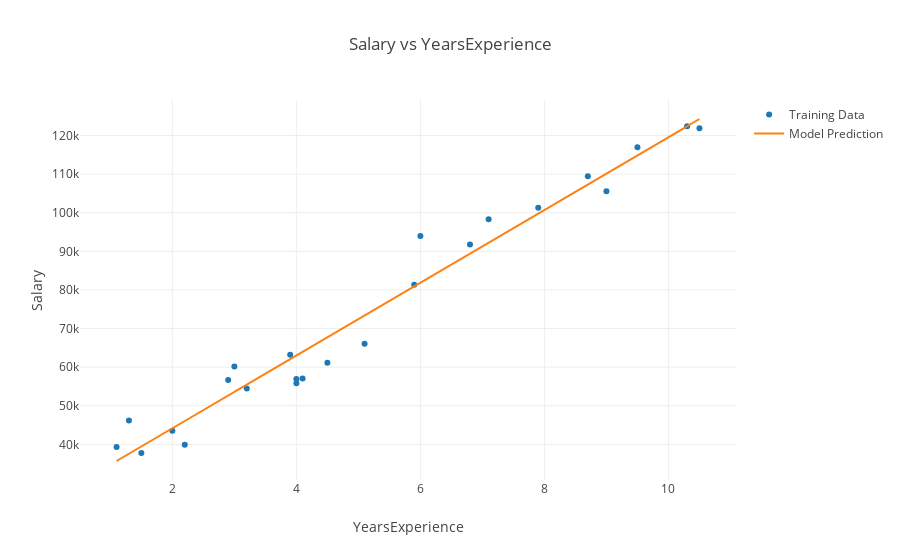

Notebook code cell kept with this figure:
### Code cell
def build_graph(column_interested, output_column):
    plot1 = go.Scatter(
        x = X_train[column_interested].values,
        y = y_train.values,
        name='Training Data',
        mode='markers',
        connectgaps=True
    )

    plot2 = go.Scatter(
        x = X_train[column_interested].values,
        y = regressor.predict(X_train_scaled),
        name='Model Prediction',
        connectgaps=True
    )

    fig = dict(data=[plot1, plot2], layout=dict(
        title='{} vs {}'.format(output_column, column_interested),
        xaxis=dict(title=column_interested),
        yaxis=dict(title=output_column)))
    return fig

iplot(build_graph('YearsExperience', 'Salary'))

### Figure 1 — Plotly figure (JSON) as saved in the notebook; plotly's stock layout.template omitted (floating-point values rounded to 4 significant figures)
{"data": [{"connectgaps": true, "mode": "markers", "name": "Training Data", "type": "scatter", "x": [10.3, 8.7, 4, 1.1, 2.2, 5.1, 2.9, 4.1, 4, 7.9, 1.3, 1.5, 9, 2, 7.1, 9.5, 5.9, 10.5, 6.8, 3.2, 3.9, 4.5, 6, 3], "y": [122391, 109431, 56957, 39343, 39891, 66029, 56642, 57081, 55794, 101302, 46205, 37731, 105582, 43525, 98273, 116969, 81363, 121872, 91738, 54445, 63218, 61111, 93940, 60150]}, {"connectgaps": true, "name": "Model Prediction", "type": "scatter", "x": [10.3, 8.7, 4, 1.1, 2.2, 5.1, 2.9, 4.1, 4, 7.9, 1.3, 1.5, 9, 2, 7.1, 9.5, 5.9, 10.5, 6.8, 3.2, 3.9, 4.5, 6, 3], "y": [122400.0, 107300.0, 63020.0, 35690.0, 46050.0, 73380.0, 52650.0, 63960.0, 63020.0, 99770.0, 37570.0, 39460.0, 110100.0, 44170.0, 92230.0, 114800.0, 80920.0, 124300.0, 89400.0, 55480.0, 62070.0, 67730.0, 81860.0, 53590.0]}], "layout": {"title": "Salary vs YearsExperience", "xaxis": {"title": "YearsExperience"}, "yaxis": {"title": "Salary"}}}
